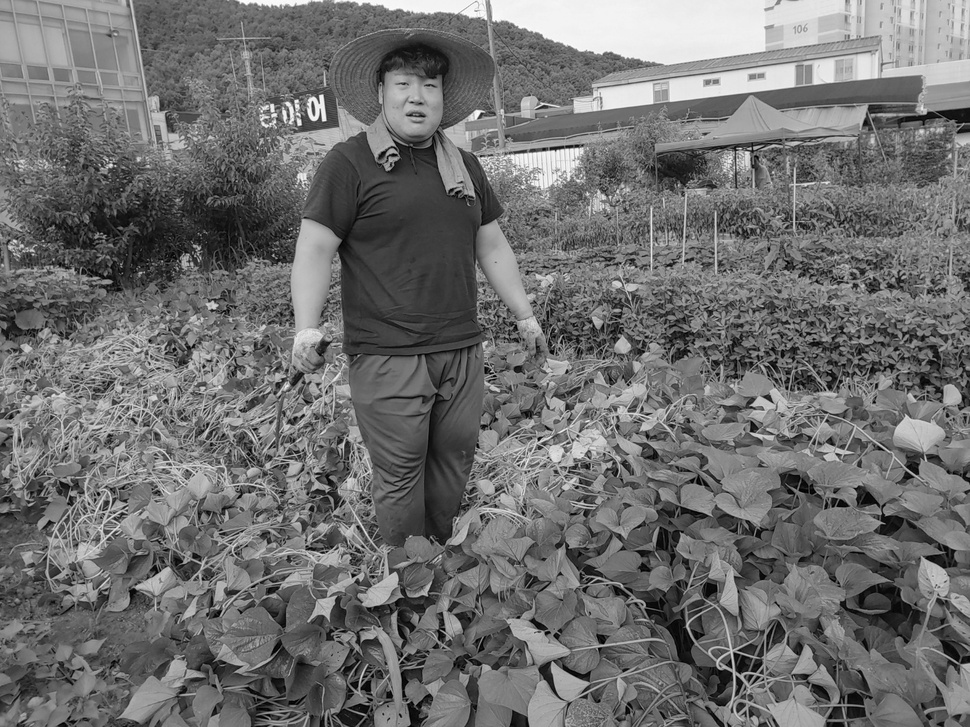
#> input picture 1/san1.jpg, 970 x 727 px, shrunk from 1411 x 1058 before the run, found by its file name
$ python 1.py
#> lines starting #> are read from the running program, lines starting #| are printed output that depends on the picture
import cv2
from matplotlib import pyplot as plt

img = cv2.imread('D:\image\san1.jpg', cv2.IMREAD_GRAYSCALE) #파일 읽어오기(흑백)
#> img is the input picture: shape (727, 970); min 0, max 255, mean 111.1
plt.hist(img.ravel(), 256, [0,256]) #히스토그램 그래프표시
plt.show()
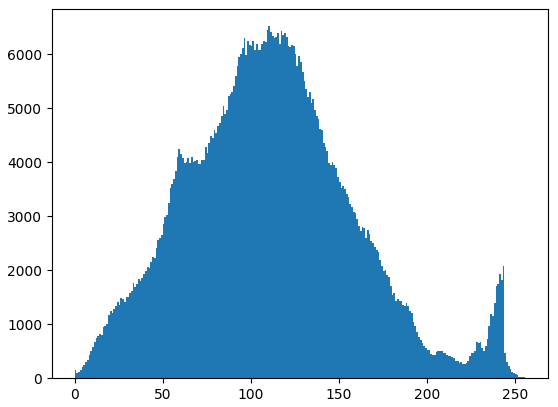
#> figure drawn by matplotlib, 1 panel; tallest bar 6517 high, from x = 110 to 111
